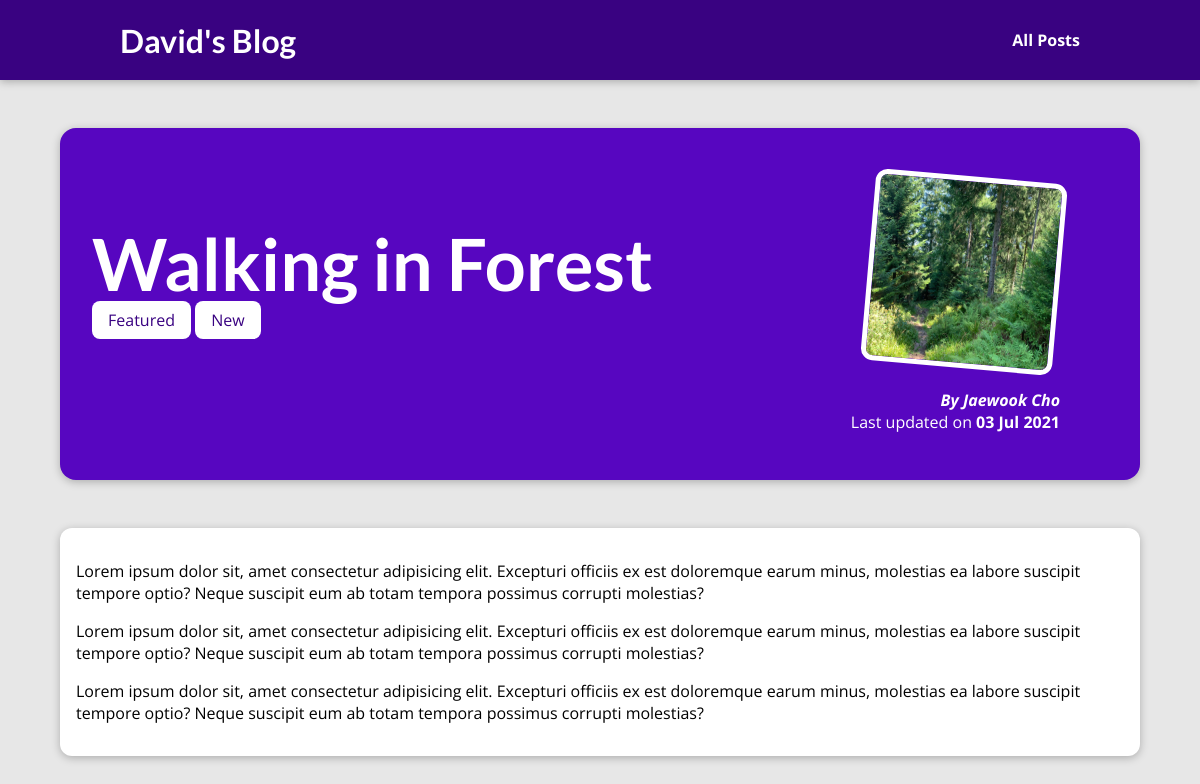
The app's page /posts/walking-in-forest with its own data.
### blog/models.py (models this page shows, shortened)
class Post(models.Model):
    title = models.CharField(max_length=150)
    excerpt = models.CharField(max_length=200)
    image_name = models.CharField(max_length=100)
    date = models.DateField(auto_now=True)
    slug = models.SlugField(unique=True, db_index=True)
    content = models.TextField(validators=[MinLengthValidator(10)])
    author = models.ForeignKey(Author, on_delete=models.SET_NULL, null=True, related_name="posts")
    tags = models.ManyToManyField(Tag)

class Tag(models.Model):
    caption = models.CharField(max_length=20)

class Author(models.Model):
    first_name = models.CharField(max_length=100)
    last_name = models.CharField(max_length=100)
    email_address = models.EmailField()
    def full_name(self):
        return f"{self.first_name} {self.last_name}"
    def __str__(self):
        return self.full_name()

### blog/views.py (the view)
# urls.py: path("posts/<slug:slug>", views.post_detail, name="post-detail-page") # /posts/my-first-post
def post_detail(request, slug):
    identified_post = get_object_or_404(Post, slug=slug)
    return render(request, "blog/post-detail.html", {
        "post": identified_post,
        "post_tags": identified_post.tags.all()
    })

### blog/templates/blog/post-detail.html (shortened to what this page needs)
{% extends "base.html" %}
{% load static %}
{% block css_files %}
    <link rel="stylesheet" href="{% static "blog/post-detail.css" %}">
{% endblock %}
{% block content %}
<section id="summary">
  <h2>{{ post.title }}</h2>
  <div>
    {% for tag in post_tags%}
      <span class="tag">{{ tag.caption }}</span>
    {% endfor %}
  </div>
  <article>
    <img src="{% static "blog/images/"|add:post.image_name %}" alt="{{ post.title }}">
    <address>By <a href="mailto:{{ post.author.email_adress}}">{{ post.author|title }}</a></address>
    <div>Last updated on <time>{{ post.date|date:"d M Y" }}</time></div>
  </article>
</section>
<main>
  {{ post.content|linebreaks }}
</main>
{% endblock %}

### static/app.css (style rules this page uses)
* { box-sizing: border-box; }
html { font-family: "Open Sans", "Lato", sans-serif; }
body { margin: 0; }
h1, h2, h3 { font-family: "Lato", sans-serif; font-weight: bold; }

### blog/static/blog/post-detail.css (style rules this page uses)
body { background-color: #e7e7e7; }
#summary { margin: 8rem auto 3rem auto; padding: 2rem; width: 90%; max-width: 90rem; border-radius: 16px; background-color: #5706c0; position: relative; box-shadow: 0 2px 8px rgba(0, 0, 0, 0.25); height: 22rem; }
#summary a { text-decoration: none; color: white; }
#summary h2 { color: white; font-size: 4.5rem; margin-bottom: 0.2rem; }
#summary article { position: absolute; top: 2rem; right: 3rem; padding: 1rem 2rem; border-radius: 12px; text-align: right; color: white; }
#summary article img { width: 12rem; height: 12rem; border-radius: 12px; transform: rotateZ(5deg); border: 5px solid white; margin-bottom: 1rem; }
#summary address { font-weight: bold; }
#summary time { font-weight: bold; }
main { width: 90%; max-width: 90rem; margin: 3rem auto; background-color: white; padding: 1rem; border-radius: 12px; box-shadow: 0 2px 8px rgba(0, 0, 0, 0.25); }
.tag { background-color: white; color: #390281; padding: 0.5rem 1rem; border-radius: 8px; }

### records on screen
Post: title "Walking in Forest", image_name (picture), author "Jaewook Cho", date "03 Jul 2021", content "Lorem ipsum dolor sit, amet consectetur adipisicing elit. Excepturi officiis ex est doloremque earum minus, molestias ea labore suscipit tempore optio? Neque suscipit eum ab totam tempora possimus corrupti molestias? Lorem ipsum dolor sit, amet consectetur adipisicing elit. Excepturi officiis ex est doloremque earum minus, molestias ea labore suscipit tempore optio? Neque suscipit eum ab totam tempora possimus corrupti molestias? Lorem ipsum dolor sit, amet consectetur adipisicing elit. Excepturi officiis ex est doloremque earum minus, molestias ea labore suscipit tempore optio? Neque suscipit eum ab totam tempora possimus corrupti molestias?"
Tag: caption "Featured"
Tag: caption "New"
